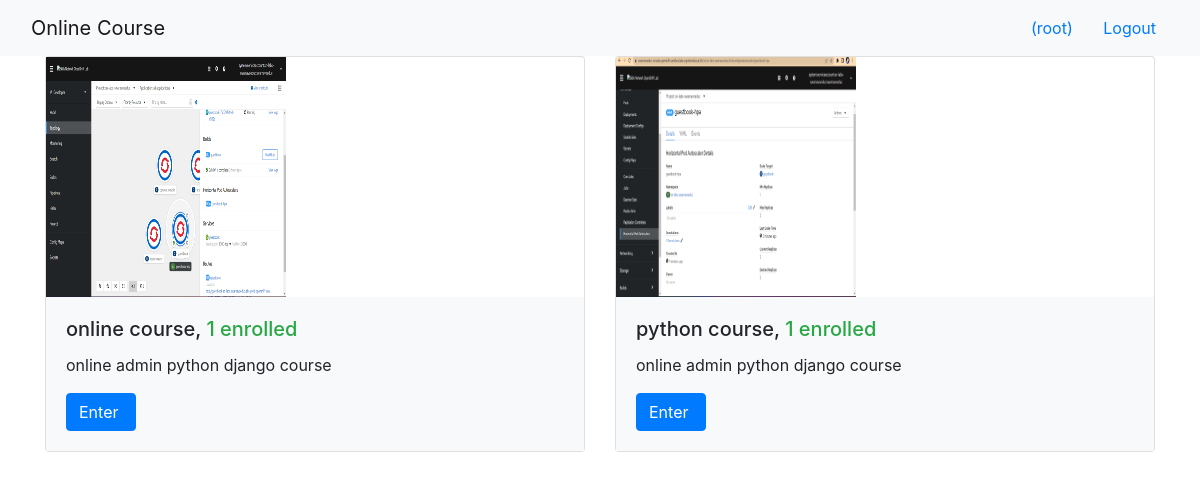
The app's page /onlinecourse/ (signed in) with its own data.
### onlinecourse/models.py (models this page shows, shortened)
class Course(models.Model):
    name = models.CharField(null=False, max_length=30, default='online course')
    image = models.ImageField(upload_to='course_images/')
    description = models.CharField(max_length=1000)
    pub_date = models.DateField(null=True)
    instructors = models.ManyToManyField(Instructor)
    users = models.ManyToManyField(settings.AUTH_USER_MODEL, through='Enrollment')
    total_enrollment = models.IntegerField(default=0)
    is_enrolled = False

### onlinecourse/views.py (the view)
class CourseListView(generic.ListView):
    template_name = 'onlinecourse/course_list_bootstrap.html'
    context_object_name = 'course_list'
    def get_queryset(self):
        user = self.request.user
        courses = Course.objects.order_by('-total_enrollment')[:10]
        for course in courses:
            if user.is_authenticated:
                course.is_enrolled = check_if_enrolled(user, course)
        return courses

### onlinecourse/views.py (called while the page is built)
def check_if_enrolled(user, course):
    is_enrolled = False
    if user.id is not None:
        num_results = Enrollment.objects.filter(user=user, course=course).count()
        if num_results > 0:
            is_enrolled = True
    return is_enrolled

### onlinecourse/templates/onlinecourse/course_list_bootstrap.html (shortened to what this page needs)
<!DOCTYPE html>
<html lang="en">
<head>
    {% load static %}
    <link rel="stylesheet" href="https://maxcdn.bootstrapcdn.com/bootstrap/4.5.2/css/bootstrap.min.css">
</head>
<body>
    <nav class="navbar navbar-light bg-light">
        <div class="container-fluid">
            <div class="navbar-header">
                  <a class="navbar-brand" href="#">Online Course</a>
            </div>
            <ul class="nav navbar-nav navbar-right">
                {% if user.is_authenticated %}
                <li>
                    <a class="btn btn-link" href="#">{{ user.first_name }}({{ user.username }})</a>
                    <a class="btn btn-link" href="{% url 'onlinecourse:logout' %}">Logout</a>
                </li>
                {% endif %}
            </ul>
        </div>
    </nav>
    {% if course_list %}
        <div class="container">
            <div class="card-deck">
                {% for course in course_list %}
                         <div class="card" style="width: 36rem;">
                          <img class="card-img-left" src="{{MEDIA_URL}}/{{ course.image }}" width="240px" height="240px"
                               alt="Course image">
                          <div class="card-body bg-light">
                              <h5 class="card-title">{{ course.name }}, <span class="text-success">
                                  {{ course.total_enrollment}} enrolled</span></h5>
                            <p class="card-text">{{ course.description}}</p>
                            <form action="{% url 'onlinecourse:enroll' course.id %}" method="post">
                                  <input class="btn btn-primary"  type="submit"
                                         value="{% if course.is_enrolled %}Enter{% else %}Enroll{% endif %} ">
                            </form>
                          </div>
                        </div>
                {% endfor %}
            </div>
        </div>
    {% else %}
        <p>No courses are available.</p>
    {% endif %}
</body>
</html>

### records on screen
Course: image (picture), name "online course", total_enrollment "1", description "online admin python django course", is_enrolled "Enter"
Course: image (picture), name "python course", total_enrollment "1", description "online admin python django course", is_enrolled "Enter"

### other values on screen
{{ user.username }} "root"
